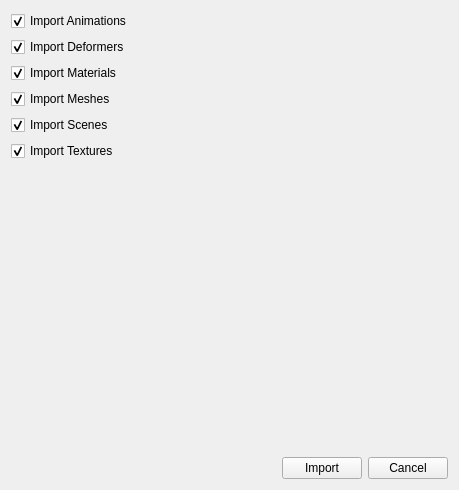
<?xml version="1.0" encoding="UTF-8"?>
<ui version="4.0">
 <class>ImportglTFDialog</class>
 <widget class="QWidget" name="ImportglTFDialog">
  <property name="geometry">
   <rect>
    <x>0</x>
    <y>0</y>
    <width>459</width>
    <height>490</height>
   </rect>
  </property>
  <property name="sizePolicy">
   <sizepolicy hsizetype="Fixed" vsizetype="Fixed">
    <horstretch>0</horstretch>
    <verstretch>0</verstretch>
   </sizepolicy>
  </property>
  <property name="windowTitle">
   <string>Form</string>
  </property>
  <layout class="QVBoxLayout" name="verticalLayout_2">
   <item>
    <layout class="QVBoxLayout" name="verticalLayout">
     <item>
      <widget class="QCheckBox" name="importAnimations">
       <property name="text">
        <string>Import Animations</string>
       </property>
       <property name="checked">
        <bool>true</bool>
       </property>
      </widget>
     </item>
     <item>
      <widget class="QCheckBox" name="importDeformers">
       <property name="text">
        <string>Import Deformers</string>
       </property>
       <property name="checked">
        <bool>true</bool>
       </property>
      </widget>
     </item>
     <item>
      <widget class="QCheckBox" name="importMaterials">
       <property name="text">
        <string>Import Materials</string>
       </property>
       <property name="checked">
        <bool>true</bool>
       </property>
      </widget>
     </item>
     <item>
      <widget class="QCheckBox" name="importMeshes">
       <property name="text">
        <string>Import Meshes</string>
       </property>
       <property name="checked">
        <bool>true</bool>
       </property>
      </widget>
     </item>
     <item>
      <widget class="QCheckBox" name="importScenes">
       <property name="text">
        <string>Import Scenes</string>
       </property>
       <property name="checked">
        <bool>true</bool>
       </property>
      </widget>
     </item>
     <item>
      <widget class="QCheckBox" name="importTextures">
       <property name="text">
        <string>Import Textures</string>
       </property>
       <property name="checked">
        <bool>true</bool>
       </property>
      </widget>
     </item>
     <item>
      <spacer name="verticalSpacer">
       <property name="orientation">
        <enum>Qt::Vertical</enum>
       </property>
       <property name="sizeHint" stdset="0">
        <size>
         <width>20</width>
         <height>40</height>
        </size>
       </property>
      </spacer>
     </item>
     <item>
      <layout class="QHBoxLayout" name="horizontalLayout">
       <item>
        <spacer name="horizontalSpacer">
         <property name="orientation">
          <enum>Qt::Horizontal</enum>
         </property>
         <property name="sizeHint" stdset="0">
          <size>
           <width>40</width>
           <height>20</height>
          </size>
         </property>
        </spacer>
       </item>
       <item>
        <widget class="QPushButton" name="importButton">
         <property name="text">
          <string>Import</string>
         </property>
        </widget>
       </item>
       <item>
        <widget class="QPushButton" name="cancelButton">
         <property name="text">
          <string>Cancel</string>
         </property>
        </widget>
       </item>
      </layout>
     </item>
    </layout>
   </item>
  </layout>
 </widget>
 <resources/>
 <connections/>
</ui>
